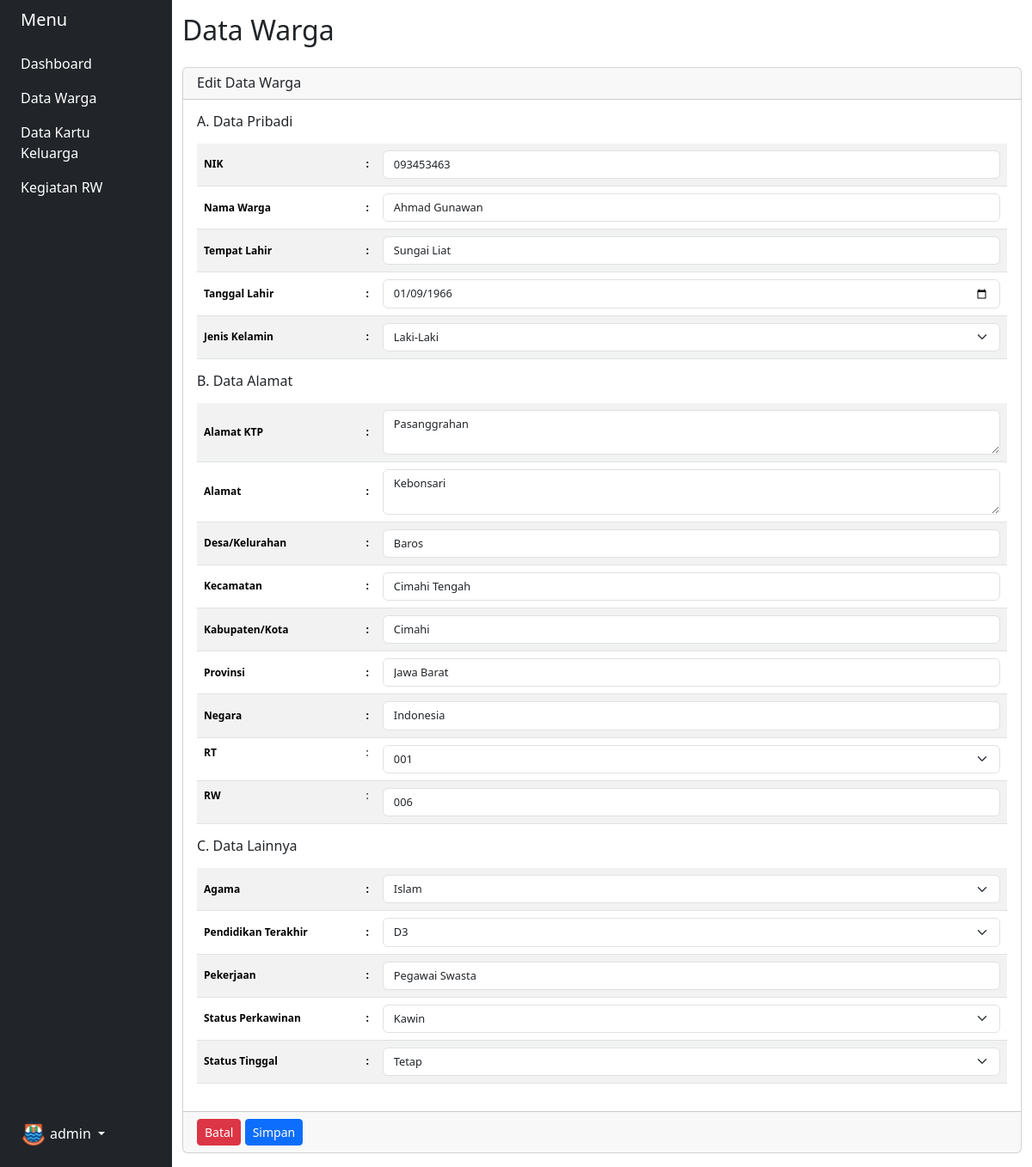
Page /master/warga/edit-data-warga.php?id_warga=15 (signed in) on the committed database.
### tables this page shows
CREATE TABLE `warga` (
  `id_warga` int(11) NOT NULL,
  `nik_warga` varchar(255) NOT NULL,
  `nama_warga` varchar(255) NOT NULL,
  `tempat_lahir_warga` varchar(255) NOT NULL,
  `tanggal_lahir_warga` date NOT NULL,
  `jenis_kelamin_warga` enum('L','P') NOT NULL,
  `alamat_ktp_warga` text NOT NULL,
  `alamat_warga` text NOT NULL,
  `desa_kelurahan_warga` varchar(255) NOT NULL,
  `kecamatan_warga` varchar(255) NOT NULL,
  `kabupaten_kota_warga` varchar(255) NOT NULL,
  `provinsi_warga` varchar(255) NOT NULL,
  `negara_warga` varchar(255) NOT NULL,
  `rt_warga` varchar(10) NOT NULL,
  `rw_warga` varchar(10) NOT NULL,
  `agama_warga` varchar(255) NOT NULL,
  `pendidikan_terakhir_warga` varchar(255) NOT NULL,
  `pekerjaan_warga` varchar(255) NOT NULL,
  `status_perkawinan_warga` enum('Kawin','Belum Kawin') NOT NULL,
  `status_warga` enum('Tetap','Kontrak') NOT NULL,
  `created_at` timestamp NOT NULL DEFAULT current_timestamp() ON UPDATE current_timestamp(),
  `updated_at` timestamp NOT NULL DEFAULT current_timestamp()
);

### master/warga/edit-data-warga.php (the view, shortened to what this page needs)
<?php
include "../../koneksi.php";
if (isset($_GET['id_warga'])) {
    $id_warga = $_GET['id_warga'];
    $query = mysqli_query($db, "SELECT * FROM warga WHERE id_warga=$id_warga");
    $data = mysqli_fetch_assoc($query);
}
?>
<!DOCTYPE html>
<html lang="en">
  <head>
      <link rel="stylesheet" href="../../assets/vendor/bootstrap/dist/css/bootstrap.min.css">
      <link rel="stylesheet" href="https://cdnjs.cloudflare.com/ajax/libs/font-awesome/6.2.0/css/all.min.css">
      <link rel="stylesheet" href="../../assets/css/master.css">
  </head>
  <body>
    <div class="container-fluid">
        <div class="row flex-nowrap">
            <div class="col-auto col-md-3 col-xl-2 px-sm-2 px-0 bg-dark">
                <?php include('../../layouts/master/sidebar.php'); ?>
            </div>
            <div class="col py-3">
                <div class="title mb-4">
                    <h2 class="page-header">Data Warga</h2>
                </div>
                <div class="card">
                    <div class="card-header">
                        <h5 class="card-title mb-0">Edit Data Warga</h5>
                    </div>
                    <form action="proses-edit-warga.php?id_warga=<?php echo $_GET['id_warga']; ?>" method="post">
                        <div class="card-body">
                            <div class="title-form-group mb-3">
                                <h6>A. Data Pribadi</h6>
                            </div>
                            <table class="table table-striped table-middle">
                                <tbody>
                                    <tr>
                                        <th width="20%" class="align-middle">NIK</th>
                                        <th width="1%" class="align-middle">:</th>
                                        <td> <input type="text" name="nik_warga" class="form-control" value="<?php echo $data['nik_warga']; ?>" autocomplete="off" required> </td>
                                    </tr>
                                    <tr>
                                        <th class="align-middle">Nama Warga</th>
                                        <th class="align-middle">:</th>
                                        <td><input type="text" class="form-control" name="nama_warga" value="<?php echo $data['nama_warga']; ?>" autocomplete="off" required></td>
                                    </tr>
                                    <tr>
                                        <th class="align-middle">Tempat Lahir</th>
                                        <th class="align-middle">:</th>
                                        <td><input type="text" class="form-control" name="tempat_lahir_warga" value="<?php echo $data['tempat_lahir_warga']; ?>" autocomplete="off" required></td>
                                    </tr>
                                    <tr>
                                        <th class="align-middle">Tanggal Lahir</th>
                                        <th class="align-middle">:</th>
                                        <td><input type="date" class="form-control" name="tanggal_lahir_warga" value="<?php echo $data['tanggal_lahir_warga']; ?>" required></td>
                                    </tr>
                                    <tr>
                                        <th class="align-middle">Jenis Kelamin</th>
                                        <th class="align-middle">:</th>
                                        <td>
                                            <select name="jenis_kelamin_warga" class="form-select" required>
                                                <option value="L" <?= ($data['jenis_kelamin_warga'] == "L") ? "selected" : ""; ?>>Laki-Laki</option>
                                            </select>
                                        </td>
                                    </tr>
                                </tbody>
                            </table>
                            <div class="title-form-group mb-3">
                                <h6>B. Data Alamat</h6>
                            </div>
                            <table class="table table-striped table-middle">
                                <tbody>
                                    <tr>
                                        <th width="20%" class="align-middle">Alamat KTP</th>
                                        <th width="1%" class="align-middle">:</th>
                                        <td> <textarea name="alamat_ktp_warga" class="form-control" required><?php echo $data['alamat_ktp_warga']; ?></textarea> </td>
                                    </tr>
                                    <tr>
                                        <th class="align-middle">Alamat</th>
                                        <th class="align-middle">:</th>
                                        <td> <textarea name="alamat_warga" class="form-control" required><?php echo $data['alamat_warga']; ?></textarea> </td>
                                    </tr>
                                    <tr>
                                        <th class="align-middle">Desa/Kelurahan</th>
                                        <th class="align-middle">:</th>
                                        <td><input type="text" class="form-control" name="desa_kelurahan_warga" value="<?php echo $data['desa_kelurahan_warga']; ?>" readonly></td>
                                    </tr>
                                    <tr>
                                        <th class="align-middle">Kecamatan</th>
                                        <th class="align-middle">:</th>
                                        <td><input type="text" class="form-control" name="kecamatan_warga" value="<?php echo $data['kecamatan_warga']; ?>" readonly></td>
                                    </tr>
                                    <tr>
                                        <th class="align-middle">Kabupaten/Kota</th>
                                        <th class="align-middle">:</th>
                                        <td><input type="text" class="form-control" name="kabupaten_kota_warga" value="<?php echo $data['kabupaten_kota_warga']; ?>" readonly></td>
                                    </tr>
                                    <tr>
                                        <th class="align-middle">Provinsi</th>
                                        <th class="align-middle">:</th>
                                        <td><input type="text" class="form-control" name="provinsi_warga" value="<?php echo $data['provinsi_warga']; ?>" readonly></td>
                                    </tr>
                                    <tr>
                                        <th class="align-middle">Negara</th>
                                        <th class="align-middle">:</th>
                                        <td><input type="text" class="form-control" name="negara_warga" value="<?php echo $data['negara_warga']; ?>" readonly></td>
                                    </tr>
                                    <tr>
                                        <th>RT</th>
                                        <td>:</td>
                                        <td>
                                            <select name="rt_warga" class="form-select" required>
                                                <option value="001" <?= ($data['rt_warga'] == "001") ? "selected" : ""; ?>>001</option>
                                            </select>
                                        </td>
                                    </tr>
                                    <tr>
                                        <th>RW</th>
                                        <td>:</td>
                                        <td><input type="text" class="form-control" name="rw_warga" value="<?php echo $data['rw_warga']; ?>" readonly></td>
                                    </tr>
                                </tbody>
                            </table>
                            <div class="title-form-group mb-3">
                                <h6>C. Data Lainnya</h6>
                            </div>
                            <table class="table table-striped table-middle">
                                <tbody>
                                    <tr>
                                        <th width="20%" class="align-middle">Agama</th>
                                        <th width="1%" class="align-middle">:</th>
                                        <td>
                                            <select name="agama_warga" class="form-select" required>
                                                <option value="Islam" <?= ($data['agama_warga'] == "Islam") ? "selected" : ""; ?>>Islam</option>
                                            </select>
                                        </td>
                                    </tr>
                                    <tr>
                                        <th class="align-middle">Pendidikan Terakhir</th>
                                        <th class="align-middle">:</th>
                                        <td>
                                            <select name="pendidikan_terakhir_warga" class="form-select" required>
                                                <option value="D3" <?= ($data['pendidikan_terakhir_warga'] == "D3") ? "selected" : ""; ?>>D3</option>
                                            </select>
                                        </td>
                                    </tr>
                                    <tr>
                                        <th class="align-middle">Pekerjaan</th>
                                        <th class="align-middle">:</th>
                                        <td><input type="text" class="form-control" name="pekerjaan_warga" value="<?php echo $data['pekerjaan_warga']; ?>" autocomplete="off" required></td>
                                    </tr>
                                    <tr>
                                        <th class="align-middle">Status Perkawinan</th>
                                        <th class="align-middle">:</th>
                                        <td>
                                            <select name="status_perkawinan_warga" class="form-select" required>
                                                <option value="Kawin" <?= ($data['status_perkawinan_warga'] == "Kawin") ? "selected" : ""; ?>>Kawin</option>
                                            </select>
                                        </td>
                                    </tr>
                                    <tr>
                                        <th class="align-middle">Status Tinggal</th>
                                        <th class="align-middle">:</th>
                                        <td>
                                            <select name="status_warga" class="form-select" required>
                                                <option value="Tetap" <?= ($data['status_warga'] == "Tetap") ? "selected" : ""; ?>>Tetap</option>
                                            </select>
                                        </td>
                                    </tr>
                                </tbody>
                            </table>
                        </div>
                        <div class="card-footer">
                            <button type="reset" name="reset" class="btn btn-sm btn-danger">
                                Batal
                            </button>
                            <button type="submit" name="edit" class="btn btn-sm btn-primary">
                                Simpan
                            </button>
                        </div>
                    </form>
                </div>
            </div>
        </div>
    </div>
  </body>
</html>

### assets/css/master.css (style rules this page uses)
.table th, td { font-size: 12px; }
.form-select { font-size: 0.8rem; }
.form-control { font-size: 0.8rem; }
.card-title { font-size: 1rem; }

### rows in the picture
warga: nik_warga "093453463", nama_warga "Ahmad Gunawan", tempat_lahir_warga "Sungai Liat", tanggal_lahir_warga "01/09/1966", jenis_kelamin_warga "Laki-Laki", alamat_ktp_warga "Pasanggrahan", alamat_warga "Kebonsari", desa_kelurahan_warga "Baros", kecamatan_warga "Cimahi Tengah", kabupaten_kota_warga "Cimahi", provinsi_warga "Jawa Barat", negara_warga "Indonesia", rt_warga "001", rw_warga "006", agama_warga "Islam", pendidikan_terakhir_warga "D3", pekerjaan_warga "Pegawai Swasta", status_perkawinan_warga "Kawin", status_warga "Tetap"

### other values in the picture
$_SESSION['role'] "admin"
